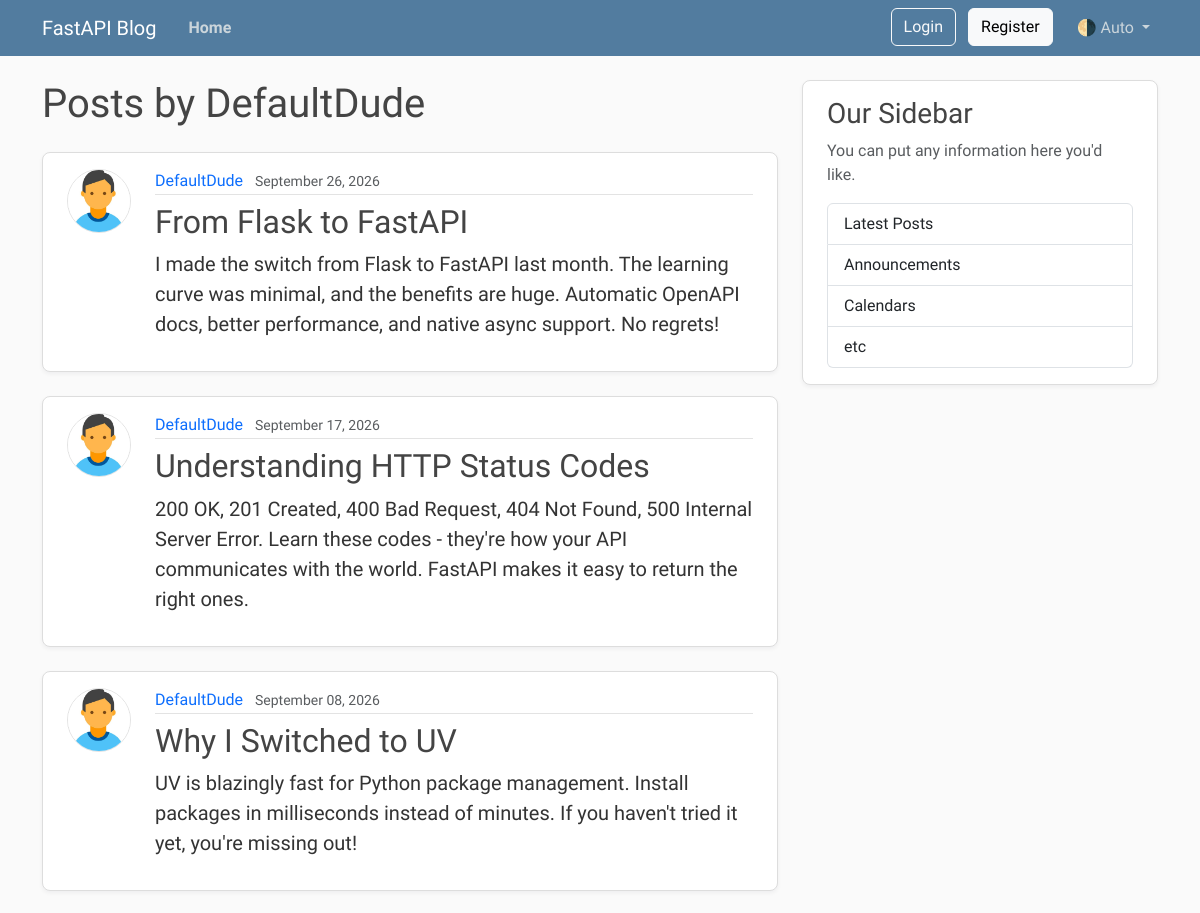
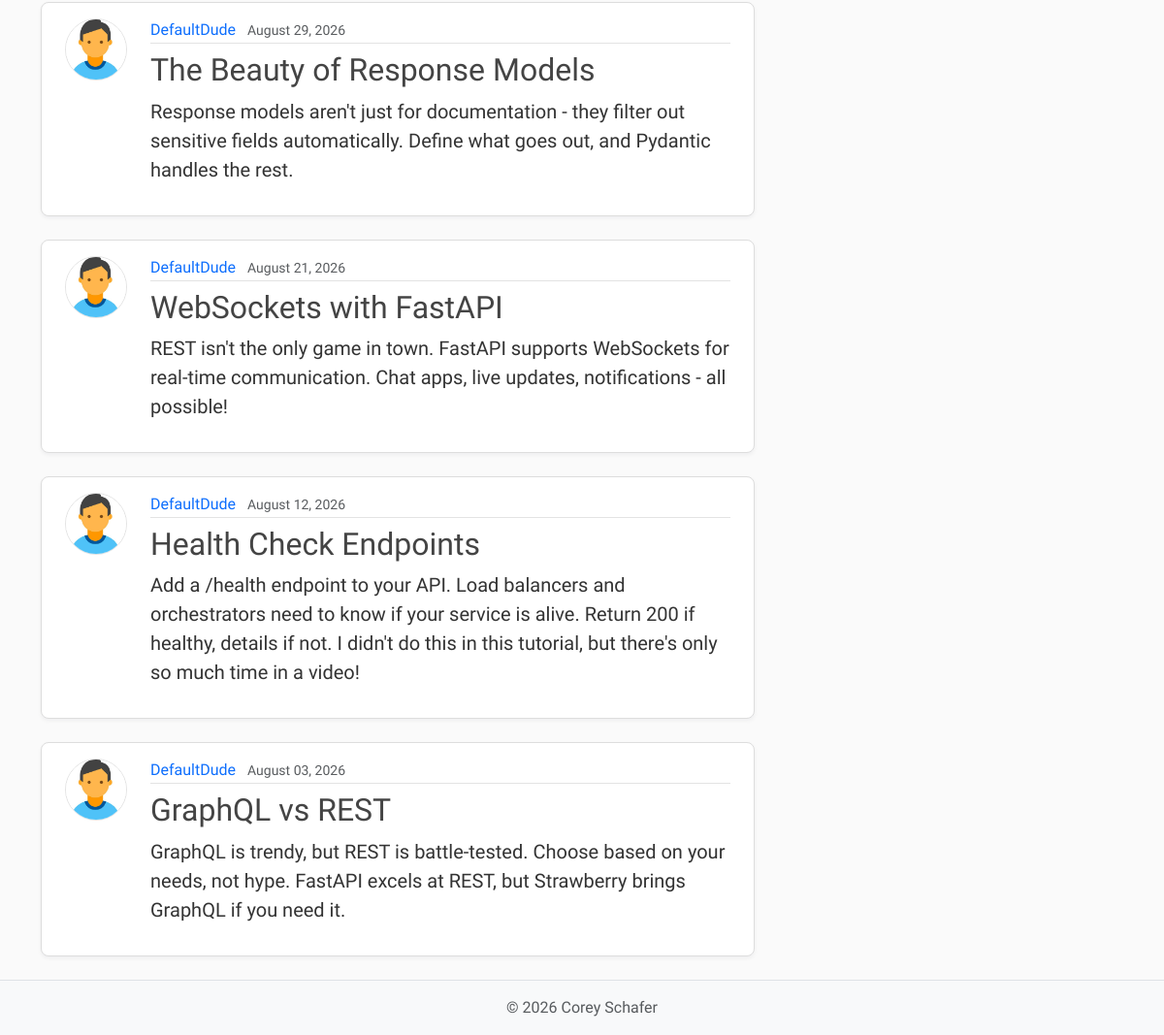
The page /users/2/posts on the database as committed earlier (2 pictures, top to bottom).
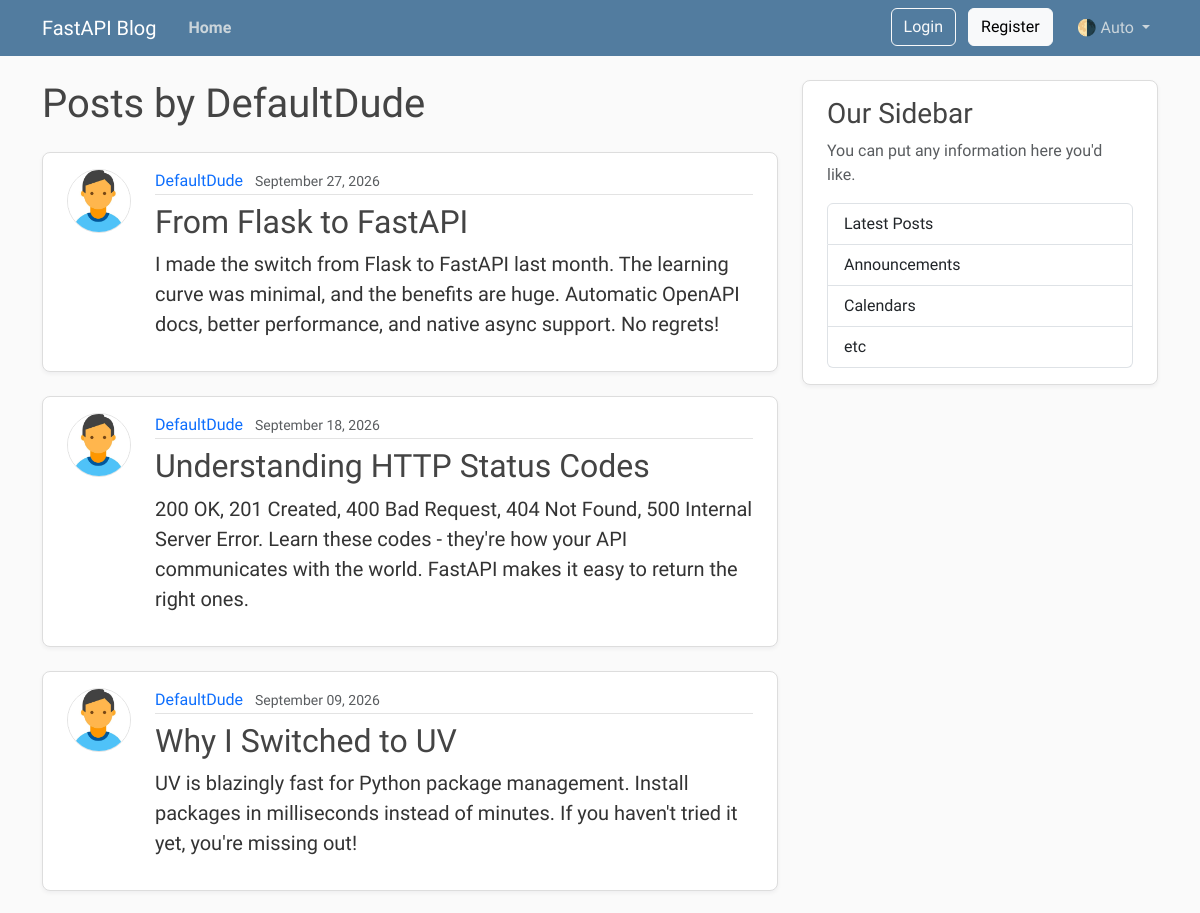
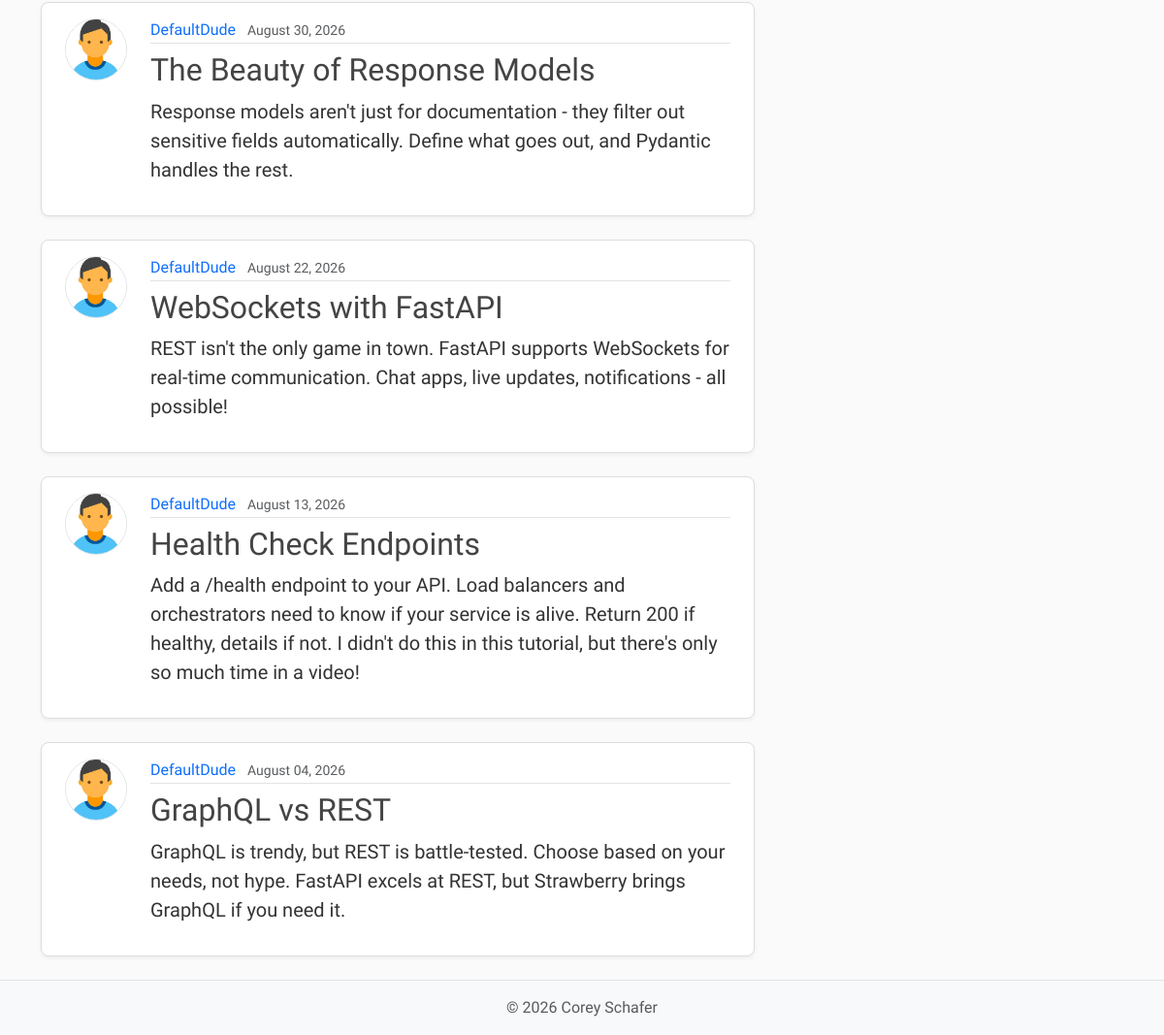
The same page on the database as committed later (2 pictures, top to bottom).
### models.py (models this page shows, shortened)
class Post(Base):
    __tablename__ = "posts"
    id: Mapped[int] = mapped_column(Integer, primary_key=True, index=True)
    title: Mapped[str] = mapped_column(String(100), nullable=False)
    content: Mapped[str] = mapped_column(Text, nullable=False)
    user_id: Mapped[int] = mapped_column(
        ForeignKey("users.id"),
        nullable=False,
        index=True,
    )
    date_posted: Mapped[datetime] = mapped_column(
        DateTime(timezone=True),
        default=lambda: datetime.now(UTC),
    )
    author: Mapped[User] = relationship(back_populates="posts")

class User(Base):
    __tablename__ = "users"
    id: Mapped[int] = mapped_column(Integer, primary_key=True, index=True)
    username: Mapped[str] = mapped_column(String(50), unique=True, nullable=False)
    email: Mapped[str] = mapped_column(String(120), unique=True, nullable=False)
    password_hash: Mapped[str] = mapped_column(String(200), nullable=False)
    image_file: Mapped[str | None] = mapped_column(
        String(200),
        nullable=True,
        default=None,
    )
    posts: Mapped[list[Post]] = relationship(
        back_populates="author",
        cascade="all, delete-orphan",
    )
    reset_tokens: Mapped[list[PasswordResetToken]] = relationship(
        back_populates="user",
        cascade="all, delete-orphan",
    )

### main.py (the view)
@app.get("/users/{user_id}/posts", include_in_schema=False, name="user_posts")
async def user_posts_page(
    request: Request,
    user_id: int,
    db: Annotated[AsyncSession, Depends(get_db)],
):
    result = await db.execute(select(models.User).where(models.User.id == user_id))
    user = result.scalars().first()
    if not user:
        raise HTTPException(
            status_code=status.HTTP_404_NOT_FOUND,
            detail="User not found",
        )
    result = await db.execute(
        select(models.Post)
        .options(selectinload(models.Post.author))
        .where(models.Post.user_id == user_id)
        .order_by(models.Post.date_posted.desc()),
    )
    posts = result.scalars().all()
    return templates.TemplateResponse(
        request,
        "user_posts.html",
        {"posts": posts, "user": user, "title": f"{user.username}'s Posts"},
    )

### templates/user_posts.html (shortened to what this page needs)
{% extends "layout.html" %}
{% block content %}
    <h1 class="mb-4">Posts by {{ user.username }}</h1>
    <div id="postsContainer">
        {% for post in posts %}
            <article class="content-section py-3 px-4 mb-4">
                <div class="d-flex align-items-start gap-4">
                    <img class="rounded-circle article-img flex-shrink-0"
                         src="{{ post.author.image_path }}"
                         alt="{{ post.author.username }}'s profile picture"
                         width="64"
                         height="64"
                         loading="lazy">
                    <div class="flex-grow-1">
                        <div class="article-metadata mb-2">
                            <a class="me-2"
                               href="{{ url_for('user_posts', user_id=post.author.id) }}">{{ post.author.username }}</a>
                            <small class="text-body-secondary">{{ post.date_posted.strftime("%B %d, %Y") }}</small>
                        </div>
                        <h2>
                            <a class="article-title"
                               href="{{ url_for('post_page', post_id=post.id) }}">{{ post.title }}</a>
                        </h2>
                        <p class="article-content">{{ post.content }}</p>
                    </div>
                </div>
            </article>
        {% else %}
            <p class="text-body-secondary">No posts by this user yet.</p>
        {% endfor %}
    </div>
{% endblock content %}

Rows that differ between the two databases and show on the page:
changed Post "From Flask to FastAPI": date_posted "September 26, 2026" → "September 27, 2026"
changed Post "Understanding HTTP Status Codes": date_posted "September 17, 2026" → "September 18, 2026"
changed Post "Why I Switched to UV": date_posted "September 08, 2026" → "September 09, 2026"
changed Post "The Beauty of Response Models": date_posted "August 29, 2026" → "August 30, 2026"
changed Post "WebSockets with FastAPI": date_posted "August 21, 2026" → "August 22, 2026"
changed Post "Health Check Endpoints": date_posted "August 12, 2026" → "August 13, 2026"
changed Post "GraphQL vs REST": date_posted "August 03, 2026" → "August 04, 2026"
